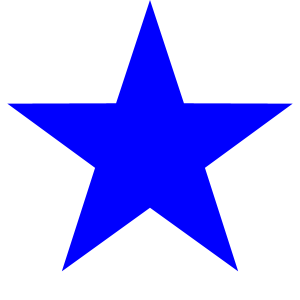
Frame 1 (no input)
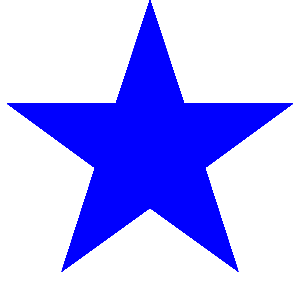
Frame 60 (the mouse pressed at the canvas centre just before this capture)
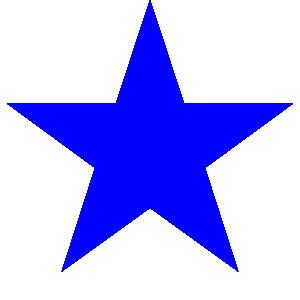
Frame 120 (the mouse held since frame 60 and released just before this capture)

The Processing sketch that drew these frames (run headless with seeded random() and noise(); from frame 60 on, the mouse is pressed at the canvas centre):

// Processing sketch: fp_pg_q_06_02
// ── fp_pg_q_06_02.pde
// 問題 6.2 例題 6.2 を参考にして，正方形のウインドウ内に★を描画するメソッドを作成せよ．void fiveStar(int r)
// ただし，r は★の外接円の半径で，メソッドは fiveStar(width / 2) で呼び出すこと．
void setup() {
  size(300, 300);
  background(255, 255, 255);
}

void draw(){
  noStroke();
  fill(0, 0, 255);
  fiveStar(width/2);
}

void fiveStar(float CircumscribedCircle) {
  float x = width/2;
  float y = height/2;
  float InscribedCircle = (CircumscribedCircle / 2) * 0.77;
  int p = 5;
  int cnt = p * 2;
  float radius = 0;
  float rotatete = PI/2;
  // http://www.d-improvement.jp/learning/processing/2011-a/08.html
  pushMatrix();
  translate(x, y);
  rotate(rotatete);
  beginShape();
  for (int i = 1; i <= cnt; i++) {
    if (i % 2 == 0) {
      radius = InscribedCircle;
    } else {
      radius = CircumscribedCircle;
    }
    vertex(radius * cos(radians(360 * i/cnt)), radius * sin(radians(360 * i/cnt)));
  }
  endShape(CLOSE);
  popMatrix();
}
